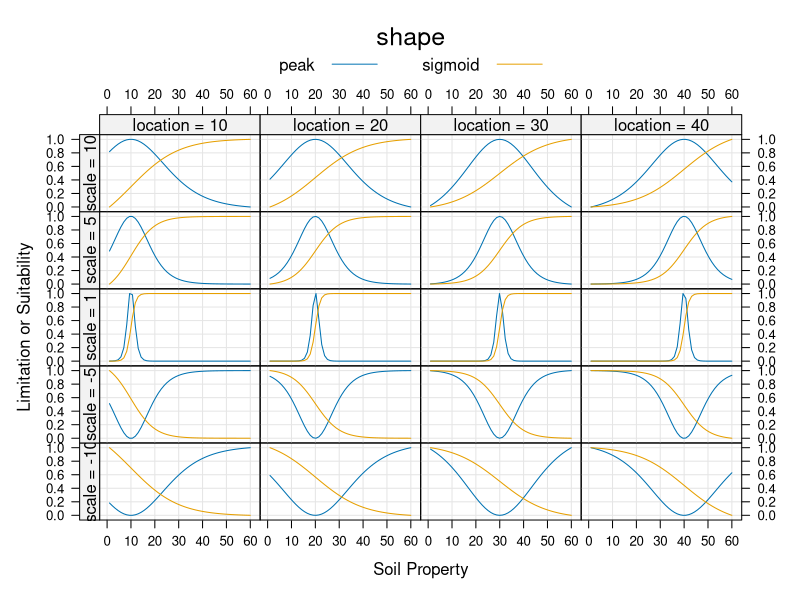
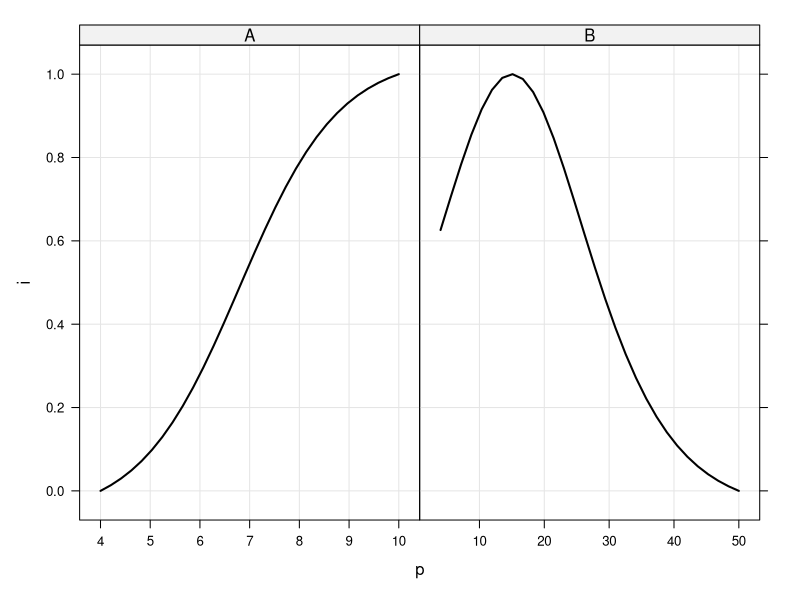

Source code (R) for these figures, in order: (Note: this script raises an error after producing the figures.)
library(latticeExtra)
library(scales)
library(plyr)
library(reshape)
library(mgcv)
library(viridis)

# develop a rating ~ property relationship
poperty.rating <- function(min, max, location=0, scale=1, shape='peak', res=100) {
  
  # generate a sequence along property space
  p <- seq(from=min, to=max, length.out=res)
  
  # logistic function
  if(shape == 'peak')
    i <- dlogis(p, location=location, scale=abs(scale))
  
  # sigmoid shape
  else if(shape == 'sigmoid') 
    i <- plogis(p, location=location, scale=abs(scale))
  
  # catch typos
  else
    stop('must specify `peak` or `sigmoid`', call.=FALSE)
  
  # rescale result to [0,1]
  i.real <- rescale(i, to=c(0, 1))
  
  # flip direction
  if(sign(scale) == -1)
    i.real <- 1 - i.real
  
  return(data.frame(p=p, i=i.real))
}


# generate some fake data to illustrate use of location/scale parameters
d <- expand.grid(min=1, max=60, location=seq(10, 40, by=10), scale=c(-10, -5, 1, 5, 10), shape=c('peak','sigmoid'))

# generate ratings
x <- ddply(d, c('shape', 'location', 'scale'), function(i) poperty.rating(min=i$min, max=i$max, location=i$location, scale=i$scale, shape=i$shape, res=50))

# convert factors, fix labels
x$shape <- factor(x$shape)
x$location <- factor(x$location, labels=paste('location =', unique(x$location)))
x$scale <- factor(x$scale, labels=paste('scale =', unique(x$scale)))

# plot effects of location and scale, update to outer-style strips
pp <- xyplot(i ~ p | location + scale, data=x, groups=shape, type=c('l','g'), auto.key=list(lines=TRUE, points=FALSE, columns=2, title='shape'), scales=list(alternating=3), ylab='Limitation or Suitability', xlab='Soil Property')
useOuterStrips(pp)



# generate some ratings
A <- poperty.rating(min=4, max=10, location=6.8, shape='sigmoid', res=30)
B <- poperty.rating(min=4, max=50, location=15, scale=8, shape='peak', res=30)

# stack-up and plot ratings vs. propertiems
xyplot(i ~ p | which , data=make.groups(A, B), type=c('l', 'g'), scales=list(x=list(relation='free')), col='black', lwd=2)


# interaction
m <- A$i %o% B$i

levelplot(m, row.values=pH$p, column.values=clay$p, aspect='fill', xlab='Soil Property A', ylab='Soil Property B', breaks=19, col.regions=viridis(n=20, direction = -1))

  


###
### use for 2015 SSSA talk
###

# generate some ratings
pH <- poperty.rating(min=4, max=10, location=6.8, shape='peak', res=30)
clay <- poperty.rating(min=4, max=50, location=30, scale=-8, shape='sigmoid', res=30)
Db <- poperty.rating(min=0.8, max=2.4, location=1.2, scale=0.5, shape='peak', res=5)

# stack-up and plot ratings vs. propertiems
xyplot(i ~ p | which , data=make.groups(pH, clay, Db), type=c('l', 'g'), scales=list(x=list(relation='free')), col='black', lwd=2)

col.list <- c(grey(c(0.5,0.9)), brewer.pal(9, 'Spectral')[-c(1,2)], 'purple')
cols <- colorRampPalette(col.list, space='Lab', interpolate='linear')

m <- pH$i %o% clay$i %o% Db$i
# dimnames(m) <- list(pH$p, clay$p, c('Db < 1 g/cc', 'Db 1.2 g/cc', 'Db 1.6 g/cc', 'Db 2.0 g/cc', 'Db > 2.4 g/cc'))
dimnames(m) <- list(pH$p, clay$p, c('Low Density', 'Ideal Density', 'Slight Compaction', 'Moderate Compaction', 'High Compaction'))

# annotate with values at closest to named pH values
pH.value <- sapply(c(5, 7, 9), function(i) which.min(abs(pH$p - i)))
pH.value.label <- round(pH$p[pH.value])

# locate values where suitability is closest to select fuzzy or real values
# clay.value <- sapply(c(0.25, 0.75, .99), function(i) which.min(abs(clay$i - i)))
clay.value <- sapply(c(8,18,35), function(i) which.min(abs(clay$p - i)))
clay.value.label <- round(clay$p[clay.value])  

png(file='interp-simulation.png', width=2400, height=900, antialias = 'cleartype', res=120)
levelplot(m, as.table=TRUE, main=list('Soil Suitability Rating', cex=2), aspect='fill', xlab=list('Soil pH', cex=2), ylab=list('Clay Content (%)', cex=2), col.regions=cols, cuts=100, scales=list(x=list(alternating=1, at=pH.value, label=pH.value.label, cex=1.5), y=list(alternating=3, at=clay.value, label=clay.value.label, cex=1.5)), colorkey=list(space='top', labels=list(cex=2)), strip=strip.custom(bg='white'), par.strip.text=list(cex=1.5), par.settings=list(layout.heights=list(key.axis.padding=1)), layout=c(5,1), panel=function(x, ...){
  panel.levelplot(x=x, ...)
  panel.abline(h=clay.value, v=pH.value, lty=3)
}) + contourplot(m, at=c(0.05, 0.15, 0.55, 0.85), label.stye='align', labels=list(labels=c('unsuited','poor', 'moderate', 'good'), font=2, cex=1.25), lwd=0.8)

dev.off()


# extract a value based on parameters
m <- pH$i %o% clay$i
m[which.min(abs(6 - pH$p)), which.min(abs(21 - clay$p))]


# or a slice
m <- pH$i %o% clay$i %o% Db$i
plot(Db$p, m[which.min(abs(8 - pH$p)), which.min(abs(12 - clay$p)), ])
levelplot(m[, ,which.min(abs(2 - Db$p)) ], row.values=pH$p, column.values=clay$p, aspect='fill', xlab='pH', ylab='clay', col.regions=cols)
